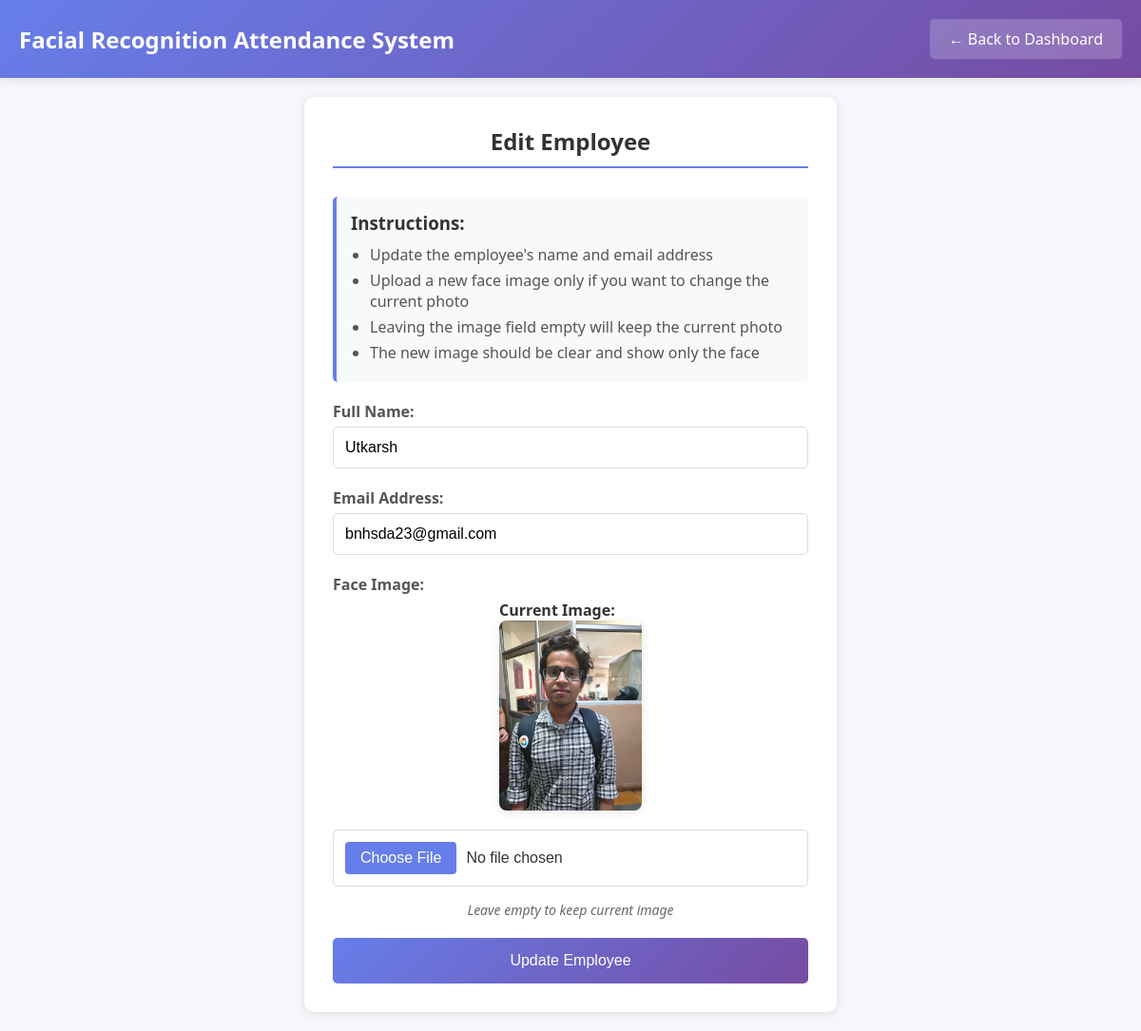
Screenshot of /edit_employee/19 (signed in) with the database file from the repository.
### tables this page shows
CREATE TABLE employees (
                        id INTEGER PRIMARY KEY AUTOINCREMENT,
                        name TEXT NOT NULL,
                        email TEXT UNIQUE,
                        face_encoding TEXT NOT NULL,
                        image_path TEXT,
                        created_at TIMESTAMP DEFAULT CURRENT_TIMESTAMP
                    );

### app.py (the view, shortened to what this page needs)
@app.route('/edit_employee/<int:employee_id>', methods=['GET', 'POST'])
def edit_employee(employee_id):
    if 'admin_id' not in session:
        return redirect(url_for('login'))
    conn = get_db_connection()
    employee = conn.execute('SELECT * FROM employees WHERE id = ?', (employee_id,)).fetchone()
    conn.close()
    if not employee:
        flash('Employee not found', 'error')
        return redirect(url_for('dashboard'))
    return render_template('edit_employee.html', employee=employee)

### app.py (called while the page is built)
def get_db_connection():
    conn = sqlite3.connect('attendance.db')
    conn.row_factory = sqlite3.Row
    return conn

### templates/edit_employee.html (shortened to what this page needs)
<!DOCTYPE html>
<html lang="en">
<head>
</head>
<body>
    <div class="header">
        <h1>Facial Recognition Attendance System</h1>
        <a href="{{ url_for('dashboard') }}" class="back-btn">← Back to Dashboard</a>
    </div>
    <div class="container">
        <div class="form-container">
            <h2>Edit Employee</h2>
            <div class="instructions">
                <h3>Instructions:</h3>
                <ul>
                    <li>Update the employee's name and email address</li>
                    <li>Upload a new face image only if you want to change the current photo</li>
                    <li>Leaving the image field empty will keep the current photo</li>
                    <li>The new image should be clear and show only the face</li>
                </ul>
            </div>
            <form method="POST" enctype="multipart/form-data" id="editEmployeeForm">
                <div class="form-group">
                    <label for="name">Full Name:</label>
                    <input type="text" id="name" name="name" value="{{ employee.name }}" required placeholder="Enter employee's full name">
                </div>
                <div class="form-group">
                    <label for="email">Email Address:</label>
                    <input type="email" id="email" name="email" value="{{ employee.email }}" required placeholder="Enter employee's email">
                </div>
                <div class="form-group">
                    <label for="face_image">Face Image:</label>
                    <div class="image-section">
                        {% if employee.image_path %}
                            <div>
                                <p><strong>Current Image:</strong></p>
                                <img src="{{ url_for('static', filename=employee.image_path) }}" alt="Current employee photo" class="current-image">
                            </div>
                        {% endif %}
                        <div class="file-input-container">
                            <input type="file" id="face_image" name="face_image" class="file-input" accept="image/*">
                        </div>
                        <p class="optional-note">Leave empty to keep current image</p>
                    </div>
                </div>
                <button type="submit">Update Employee</button>
            </form>
        </div>
    </div>
</body>
</html>

### templates/edit_employee.html (style rules this page uses)
* { margin: 0; padding: 0; box-sizing: border-box; }
body { font-family: 'Segoe UI', Tahoma, Geneva, Verdana, sans-serif; background: #f5f7fa; color: #333; }
.header { background: linear-gradient(135deg, #667eea 0%, #764ba2 100%); color: white; padding: 20px; display: flex; justify-content: space-between; align-items: center; box-shadow: 0 2px 10px rgba(0, 0, 0, 0.1); }
.header h1 { font-size: 24px; }
.back-btn { background: rgba(255, 255, 255, 0.2); color: white; padding: 10px 20px; border-radius: 5px; text-decoration: none; transition: background 0.3s ease; }
.container { max-width: 600px; margin: 0 auto; padding: 20px; }
.form-container { background: white; padding: 30px; border-radius: 10px; box-shadow: 0 2px 10px rgba(0, 0, 0, 0.1); }
h2 { text-align: center; color: #333; margin-bottom: 30px; border-bottom: 2px solid #667eea; padding-bottom: 10px; }
.form-group { margin-bottom: 20px; }
label { display: block; margin-bottom: 5px; color: #555; font-weight: bold; }
input[type="text"], input[type="email"] { width: 100%; padding: 12px; border: 1px solid #ddd; border-radius: 5px; font-size: 16px; box-sizing: border-box; }
.file-input-container { position: relative; display: inline-block; width: 100%; }
.file-input { width: 100%; padding: 12px; border: 1px solid #ddd; border-radius: 5px; font-size: 16px; box-sizing: border-box; background: white; }
.current-image { max-width: 200px; max-height: 200px; border-radius: 8px; box-shadow: 0 2px 10px rgba(0, 0, 0, 0.1); }
.image-section { display: flex; flex-direction: column; align-items: center; gap: 15px; }
button { width: 100%; padding: 15px; background: linear-gradient(135deg, #667eea 0%, #764ba2 100%); color: white; border: none; border-radius: 5px; font-size: 16px; cursor: pointer; transition: background 0.3s ease; }
.instructions { background: #f8f9fa; padding: 15px; border-radius: 5px; margin-bottom: 20px; border-left: 4px solid #667eea; }
.instructions h3 { margin-bottom: 10px; color: #333; }
.instructions ul { margin-left: 20px; }
.instructions li { margin-bottom: 5px; color: #555; }
.optional-note { font-style: italic; color: #666; font-size: 14px; }

### rows the page displays
employees: name "Utkarsh", email "bnhsda23@gmail.com", image_path (picture)
